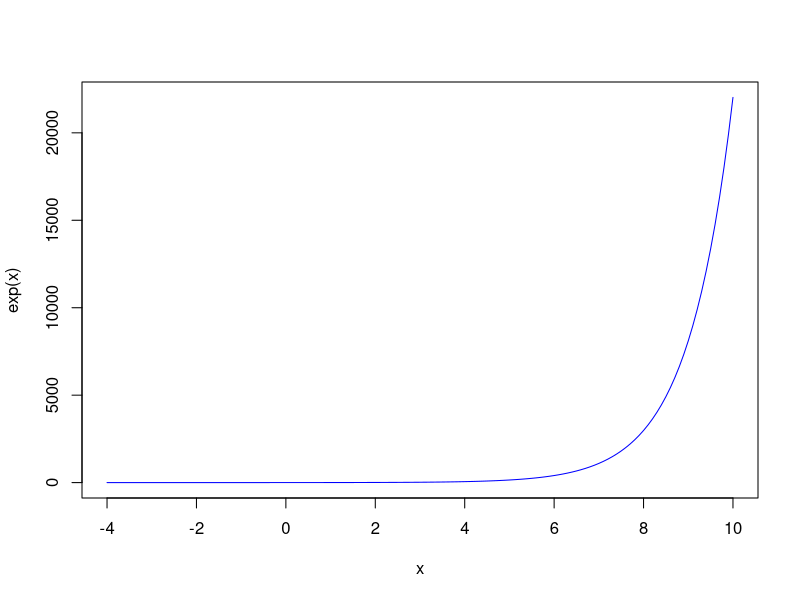
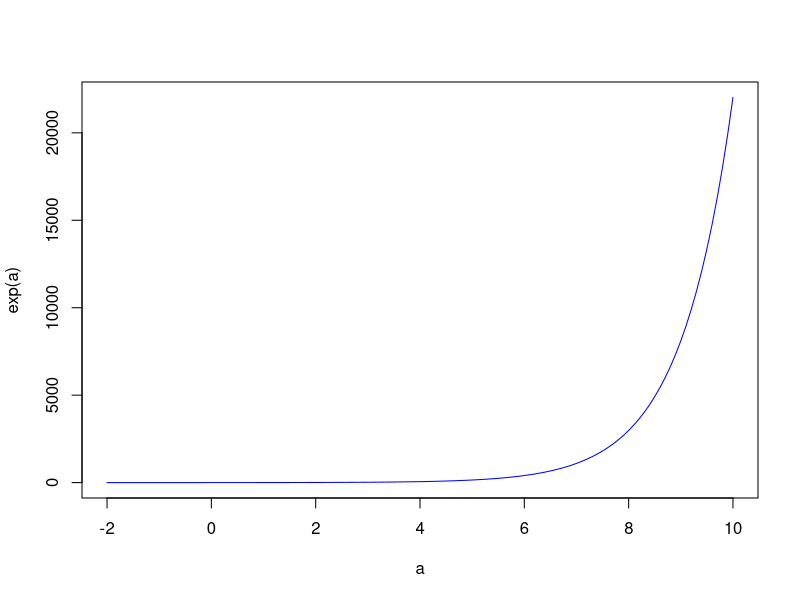
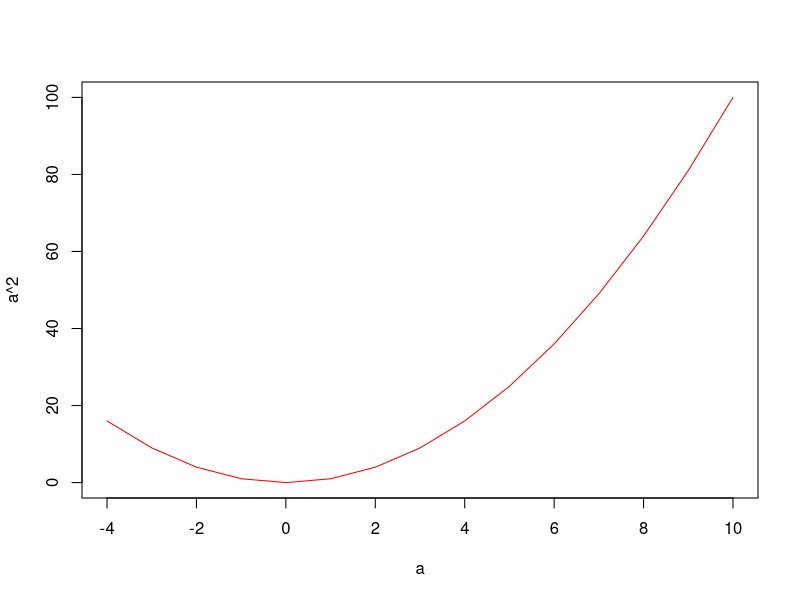

R code for these plots, in order:
2*((3+5)/2)
2%/%3+5
8%/%3
2^-4
725%/%7
2^pi
factorial(6)
choose(5,2)
4^log(6,4)
10^log(100,10)
sin(30)
tan(pi/4)
sin(pi/6)
tan(pi/4)
tan(0)
?sin
sinpi(1/6)
asin(0.5)*180/pi
pi/6
x = seq(0,2*pi,0.1)
x

print(1.255555,2)
round(1.56585,2)
sqrt(8)
print(sqrt(2),8)
round(sqrt(2),8)
floor(sqrt(2))
ceiling(sqrt(2))
trunc(sqrt(2))

(sqrt(2)^2)-2
2^50
print(2^50,10)

x = 4
y = 5
suma = function(a,b){a+b}
suma(x,y)
raiz = function(a){sqrt(a)}
raiz(x)

x = (pi^2)/2
y <- cos(pi/4)
sin(pi/4)+cos(pi/4) -> z
z
y
Hola <- 2
hoLa <- 5
Hola + hoLa
sqrt(4)
pi.4 = 4*pi
pi.4
x=2
x=x^2
x

x = 4
y = 5
suma = function(a,b){a+b}
suma(x,y)
raiz = function(a){sqrt(a)}
raiz(x)
cuadrado = function(a,b){a^2}
cuadrado(y)
f = function(x){x^3-(3^x)*sin(x)}
f(4)
exp(2)
2.718282^2
y = rep(1:5)
y
y =rep(1)
?rep
y <- rep(1:20)
y
exp(y)
exp(y[4])
seq(1,10,3)
x=seq(-4,10, by=0.1)
x
plot(x,exp(x),typ="l",col="blue")

graf =function(a){
  plot(a,exp(a),typ="l",col="blue")
}
x <- seq(-2,10, by=0.1)
graf(x)

graf2 = function(a){
  plot(a,a^2,typ="l",col="red")
  
}
x <- seq(-4,10, by=1)
graf2(x)
suma1 = function(x){x+1}
print(suma1(4),2)
suma5=function(x){
  x=suma1(x)
  x=suma1(x)
  x=suma1(x)
  x=suma1(x)
  suma1(x)

}
suma5(2)
ls()
rm(pi.4)
ls()
rm(list = ls())
ls()
opera=function(x,y){
  print("operaciones")
  print(x+y)
  print(x-y)
  print(paste(sprintf("%i - %i = ",x,y),x-y))
  print(paste(sprintf("%i - %i = ",y,x),y-x))
  print(x*y)
  print(x%/%y)
  print(paste(sprintf("%i / %i = ",x,y),x%/%y))
  print(x%%y)
}

opera(10,3)

